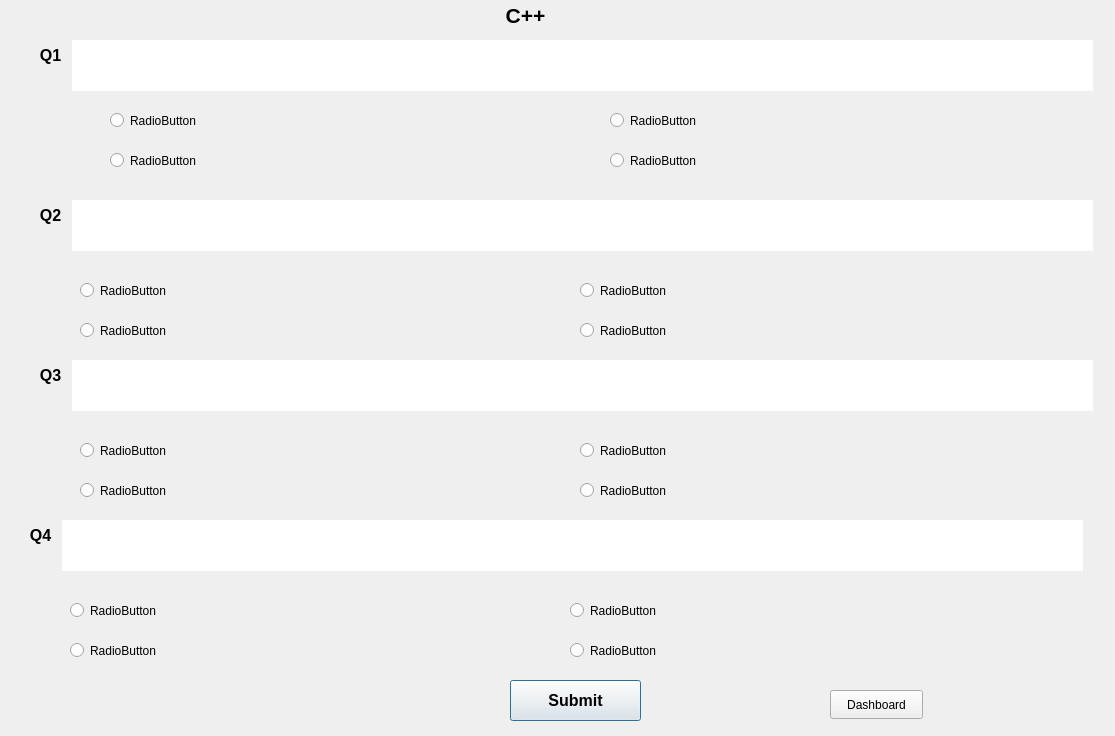
<?xml version="1.0" encoding="UTF-8"?>
<ui version="4.0">
 <class>testPaper</class>
 <widget class="QDialog" name="testPaper">
  <property name="geometry">
   <rect>
    <x>0</x>
    <y>0</y>
    <width>1115</width>
    <height>736</height>
   </rect>
  </property>
  <property name="windowTitle">
   <string>Dialog</string>
  </property>
  <widget class="QLabel" name="labelCourseName">
   <property name="geometry">
    <rect>
     <x>340</x>
     <y>0</y>
     <width>371</width>
     <height>31</height>
    </rect>
   </property>
   <property name="font">
    <font>
     <pointsize>16</pointsize>
     <bold>true</bold>
    </font>
   </property>
   <property name="text">
    <string>C++</string>
   </property>
   <property name="alignment">
    <set>Qt::AlignmentFlag::AlignCenter</set>
   </property>
  </widget>
  <widget class="QLabel" name="label_2">
   <property name="geometry">
    <rect>
     <x>30</x>
     <y>40</y>
     <width>41</width>
     <height>31</height>
    </rect>
   </property>
   <property name="font">
    <font>
     <pointsize>12</pointsize>
     <bold>true</bold>
    </font>
   </property>
   <property name="text">
    <string>Q1</string>
   </property>
   <property name="alignment">
    <set>Qt::AlignmentFlag::AlignCenter</set>
   </property>
  </widget>
  <widget class="QLabel" name="lblQ1">
   <property name="geometry">
    <rect>
     <x>72</x>
     <y>40</y>
     <width>1021</width>
     <height>51</height>
    </rect>
   </property>
   <property name="styleSheet">
    <string notr="true">background-color: white;</string>
   </property>
   <property name="text">
    <string/>
   </property>
  </widget>
  <widget class="QRadioButton" name="rb1A">
   <property name="geometry">
    <rect>
     <x>110</x>
     <y>100</y>
     <width>461</width>
     <height>41</height>
    </rect>
   </property>
   <property name="text">
    <string>RadioButton</string>
   </property>
   <attribute name="buttonGroup">
    <string notr="true">buttonGroup</string>
   </attribute>
  </widget>
  <widget class="QRadioButton" name="rb1B">
   <property name="geometry">
    <rect>
     <x>610</x>
     <y>100</y>
     <width>471</width>
     <height>41</height>
    </rect>
   </property>
   <property name="text">
    <string>RadioButton</string>
   </property>
   <attribute name="buttonGroup">
    <string notr="true">buttonGroup</string>
   </attribute>
  </widget>
  <widget class="QRadioButton" name="rb1C">
   <property name="geometry">
    <rect>
     <x>110</x>
     <y>140</y>
     <width>461</width>
     <height>41</height>
    </rect>
   </property>
   <property name="text">
    <string>RadioButton</string>
   </property>
   <attribute name="buttonGroup">
    <string notr="true">buttonGroup</string>
   </attribute>
  </widget>
  <widget class="QRadioButton" name="rb1D">
   <property name="geometry">
    <rect>
     <x>610</x>
     <y>140</y>
     <width>471</width>
     <height>41</height>
    </rect>
   </property>
   <property name="text">
    <string>RadioButton</string>
   </property>
   <attribute name="buttonGroup">
    <string notr="true">buttonGroup</string>
   </attribute>
  </widget>
  <widget class="QRadioButton" name="rb2C">
   <property name="geometry">
    <rect>
     <x>80</x>
     <y>310</y>
     <width>471</width>
     <height>41</height>
    </rect>
   </property>
   <property name="text">
    <string>RadioButton</string>
   </property>
   <attribute name="buttonGroup">
    <string notr="true">buttonGroup_2</string>
   </attribute>
  </widget>
  <widget class="QRadioButton" name="rb2A">
   <property name="geometry">
    <rect>
     <x>80</x>
     <y>270</y>
     <width>471</width>
     <height>41</height>
    </rect>
   </property>
   <property name="text">
    <string>RadioButton</string>
   </property>
   <attribute name="buttonGroup">
    <string notr="true">buttonGroup_2</string>
   </attribute>
  </widget>
  <widget class="QLabel" name="lblQ2">
   <property name="geometry">
    <rect>
     <x>72</x>
     <y>200</y>
     <width>1021</width>
     <height>51</height>
    </rect>
   </property>
   <property name="styleSheet">
    <string notr="true">background-color: white;</string>
   </property>
   <property name="text">
    <string/>
   </property>
  </widget>
  <widget class="QRadioButton" name="rb2B">
   <property name="geometry">
    <rect>
     <x>580</x>
     <y>270</y>
     <width>491</width>
     <height>41</height>
    </rect>
   </property>
   <property name="text">
    <string>RadioButton</string>
   </property>
   <attribute name="buttonGroup">
    <string notr="true">buttonGroup_2</string>
   </attribute>
  </widget>
  <widget class="QLabel" name="label_5">
   <property name="geometry">
    <rect>
     <x>30</x>
     <y>200</y>
     <width>41</width>
     <height>31</height>
    </rect>
   </property>
   <property name="font">
    <font>
     <pointsize>12</pointsize>
     <bold>true</bold>
    </font>
   </property>
   <property name="text">
    <string>Q2</string>
   </property>
   <property name="alignment">
    <set>Qt::AlignmentFlag::AlignCenter</set>
   </property>
  </widget>
  <widget class="QRadioButton" name="rb2D">
   <property name="geometry">
    <rect>
     <x>580</x>
     <y>310</y>
     <width>491</width>
     <height>41</height>
    </rect>
   </property>
   <property name="text">
    <string>RadioButton</string>
   </property>
   <attribute name="buttonGroup">
    <string notr="true">buttonGroup_2</string>
   </attribute>
  </widget>
  <widget class="QRadioButton" name="rb3C">
   <property name="geometry">
    <rect>
     <x>80</x>
     <y>470</y>
     <width>471</width>
     <height>41</height>
    </rect>
   </property>
   <property name="text">
    <string>RadioButton</string>
   </property>
   <attribute name="buttonGroup">
    <string notr="true">buttonGroup_3</string>
   </attribute>
  </widget>
  <widget class="QRadioButton" name="rb3A">
   <property name="geometry">
    <rect>
     <x>80</x>
     <y>430</y>
     <width>471</width>
     <height>41</height>
    </rect>
   </property>
   <property name="text">
    <string>RadioButton</string>
   </property>
   <attribute name="buttonGroup">
    <string notr="true">buttonGroup_3</string>
   </attribute>
  </widget>
  <widget class="QLabel" name="lblQ3">
   <property name="geometry">
    <rect>
     <x>72</x>
     <y>360</y>
     <width>1021</width>
     <height>51</height>
    </rect>
   </property>
   <property name="styleSheet">
    <string notr="true">background-color: white;</string>
   </property>
   <property name="text">
    <string/>
   </property>
  </widget>
  <widget class="QRadioButton" name="rb3B">
   <property name="geometry">
    <rect>
     <x>580</x>
     <y>430</y>
     <width>491</width>
     <height>41</height>
    </rect>
   </property>
   <property name="text">
    <string>RadioButton</string>
   </property>
   <attribute name="buttonGroup">
    <string notr="true">buttonGroup_3</string>
   </attribute>
  </widget>
  <widget class="QLabel" name="label_7">
   <property name="geometry">
    <rect>
     <x>30</x>
     <y>360</y>
     <width>41</width>
     <height>31</height>
    </rect>
   </property>
   <property name="font">
    <font>
     <pointsize>12</pointsize>
     <bold>true</bold>
    </font>
   </property>
   <property name="text">
    <string>Q3</string>
   </property>
   <property name="alignment">
    <set>Qt::AlignmentFlag::AlignCenter</set>
   </property>
  </widget>
  <widget class="QRadioButton" name="rb3D">
   <property name="geometry">
    <rect>
     <x>580</x>
     <y>470</y>
     <width>491</width>
     <height>41</height>
    </rect>
   </property>
   <property name="text">
    <string>RadioButton</string>
   </property>
   <attribute name="buttonGroup">
    <string notr="true">buttonGroup_3</string>
   </attribute>
  </widget>
  <widget class="QRadioButton" name="rb4C">
   <property name="geometry">
    <rect>
     <x>70</x>
     <y>630</y>
     <width>471</width>
     <height>41</height>
    </rect>
   </property>
   <property name="text">
    <string>RadioButton</string>
   </property>
   <attribute name="buttonGroup">
    <string notr="true">buttonGroup_4</string>
   </attribute>
  </widget>
  <widget class="QRadioButton" name="rb4A">
   <property name="geometry">
    <rect>
     <x>70</x>
     <y>590</y>
     <width>481</width>
     <height>41</height>
    </rect>
   </property>
   <property name="text">
    <string>RadioButton</string>
   </property>
   <attribute name="buttonGroup">
    <string notr="true">buttonGroup_4</string>
   </attribute>
  </widget>
  <widget class="QLabel" name="lblQ4">
   <property name="geometry">
    <rect>
     <x>62</x>
     <y>520</y>
     <width>1021</width>
     <height>51</height>
    </rect>
   </property>
   <property name="styleSheet">
    <string notr="true">background-color: white;</string>
   </property>
   <property name="text">
    <string/>
   </property>
  </widget>
  <widget class="QRadioButton" name="rb4B">
   <property name="geometry">
    <rect>
     <x>570</x>
     <y>590</y>
     <width>491</width>
     <height>41</height>
    </rect>
   </property>
   <property name="text">
    <string>RadioButton</string>
   </property>
   <attribute name="buttonGroup">
    <string notr="true">buttonGroup_4</string>
   </attribute>
  </widget>
  <widget class="QLabel" name="label_9">
   <property name="geometry">
    <rect>
     <x>20</x>
     <y>520</y>
     <width>41</width>
     <height>31</height>
    </rect>
   </property>
   <property name="font">
    <font>
     <pointsize>12</pointsize>
     <bold>true</bold>
    </font>
   </property>
   <property name="text">
    <string>Q4</string>
   </property>
   <property name="alignment">
    <set>Qt::AlignmentFlag::AlignCenter</set>
   </property>
  </widget>
  <widget class="QRadioButton" name="rb4D">
   <property name="geometry">
    <rect>
     <x>570</x>
     <y>630</y>
     <width>491</width>
     <height>41</height>
    </rect>
   </property>
   <property name="text">
    <string>RadioButton</string>
   </property>
   <attribute name="buttonGroup">
    <string notr="true">buttonGroup_4</string>
   </attribute>
  </widget>
  <widget class="QPushButton" name="pushButton">
   <property name="geometry">
    <rect>
     <x>510</x>
     <y>680</y>
     <width>131</width>
     <height>41</height>
    </rect>
   </property>
   <property name="font">
    <font>
     <pointsize>12</pointsize>
     <bold>true</bold>
    </font>
   </property>
   <property name="text">
    <string>Submit</string>
   </property>
  </widget>
  <widget class="QPushButton" name="pushButton_2">
   <property name="geometry">
    <rect>
     <x>830</x>
     <y>690</y>
     <width>93</width>
     <height>29</height>
    </rect>
   </property>
   <property name="text">
    <string>Dashboard</string>
   </property>
  </widget>
 </widget>
 <resources/>
 <connections/>
 <buttongroups>
  <buttongroup name="buttonGroup_3"/>
  <buttongroup name="buttonGroup"/>
  <buttongroup name="buttonGroup_2"/>
  <buttongroup name="buttonGroup_4"/>
 </buttongroups>
</ui>
